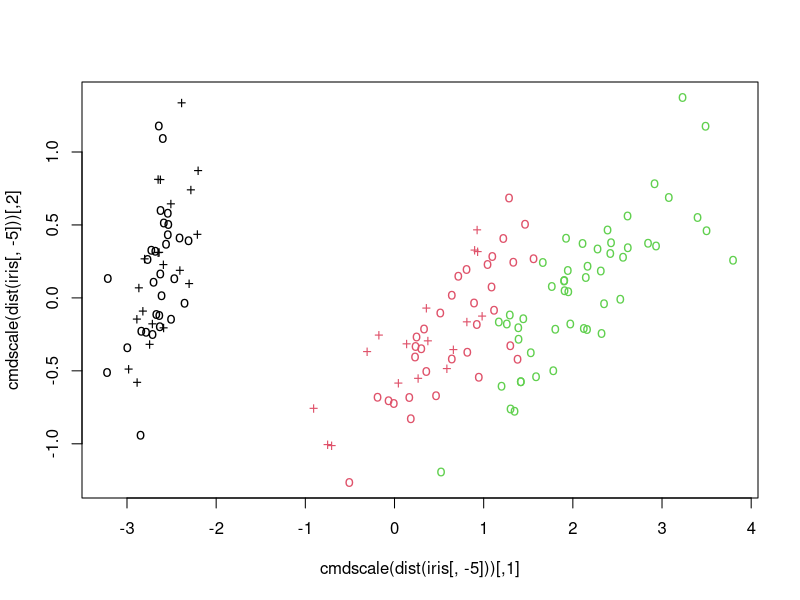

Source code (R):
## ---- chunk 1
knitr::opts_chunk$set(echo = TRUE)
## ---- chunk 2
library(e1071)
## ---- chunk 3
data(iris)
attach(iris)
# View(iris)
## ---- chunk 4
model = svm(Species ~ ., data = iris)
print(model)
summary(model)
## ---- chunk 5
x <- subset(iris, select = -Species)
y <- Species

trainIndex = sample(1:150, 100, replace=FALSE)
xTrain = x[trainIndex,]
yTrain = y[trainIndex]

model <- svm(xTrain, yTrain) 

print(model)
summary(model)

xTest = x[-trainIndex,]
yTest = y[-trainIndex]

# test with train data
pred <- predict(model, xTest)
# (same as:)
#pred <- fitted(model)

# Check accuracy:
table(pred, yTest)

# compute decision values and probabilities:
pred <- predict(model, xTest, decision.values = TRUE)
attr(pred, "decision.values")[1:4,]

# visualize (classes by color, SV by crosses):
plot(cmdscale(dist(iris[,-5])),
     col = as.integer(iris[,5]),
     pch = c("o","+")[1:150 %in% model$index + 1])
